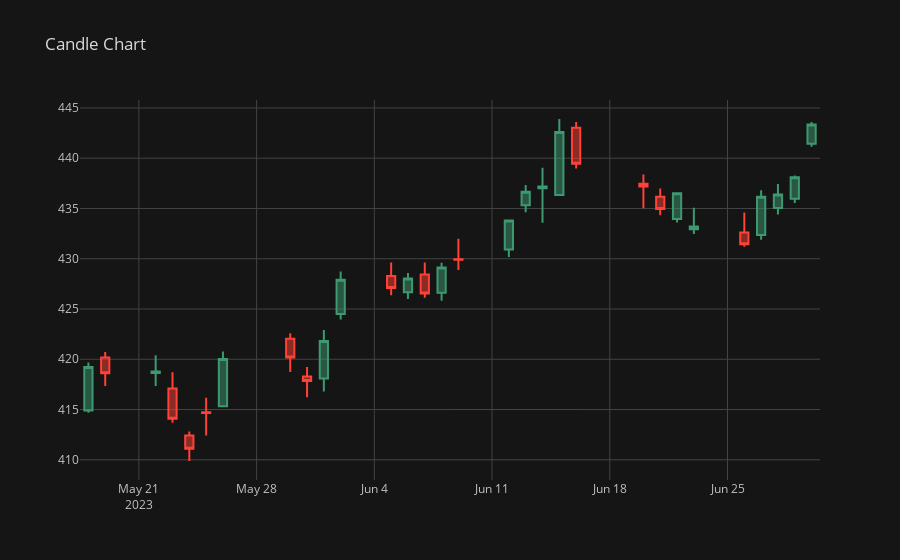

The code cell stored with this chart in its notebook:
### Code cell
df3[-30:].iplot(kind='candle', title='Candle Chart')
